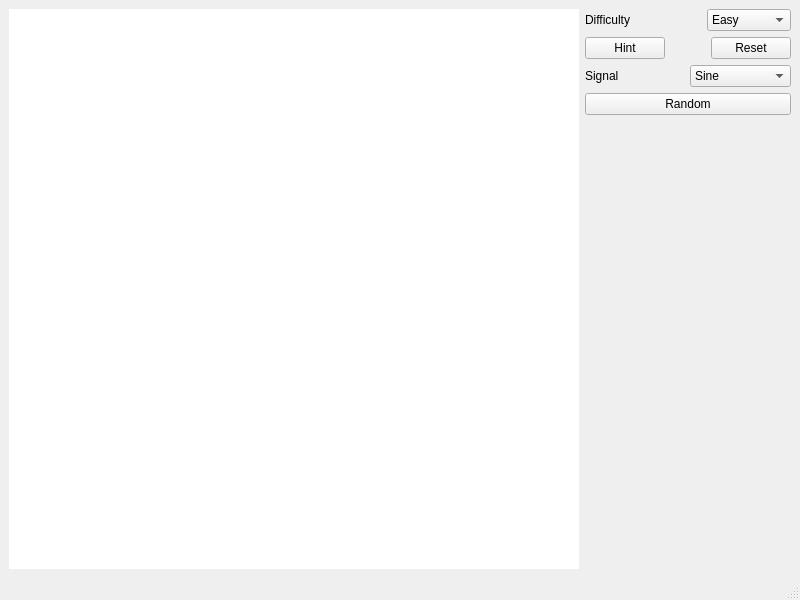
<?xml version="1.0" encoding="UTF-8"?>
<ui version="4.0">
 <class>MainWindow</class>
 <widget class="QMainWindow" name="MainWindow">
  <property name="geometry">
   <rect>
    <x>0</x>
    <y>0</y>
    <width>800</width>
    <height>600</height>
   </rect>
  </property>
  <property name="windowTitle">
   <string>MainWindow</string>
  </property>
  <widget class="QWidget" name="centralwidget">
   <layout class="QHBoxLayout" name="horizontalLayout_4">
    <item>
     <widget class="QCustomPlot" name="plot" native="true">
      <property name="sizePolicy">
       <sizepolicy hsizetype="Expanding" vsizetype="Preferred">
        <horstretch>0</horstretch>
        <verstretch>0</verstretch>
       </sizepolicy>
      </property>
      <property name="styleSheet">
       <string notr="true">background:rgb(255, 255, 255)</string>
      </property>
     </widget>
    </item>
    <item>
     <layout class="QVBoxLayout" name="verticalLayout_3">
      <item>
       <layout class="QHBoxLayout" name="horizontalLayout">
        <item>
         <widget class="QLabel" name="label">
          <property name="text">
           <string>Difficulty</string>
          </property>
         </widget>
        </item>
        <item>
         <spacer name="horizontalSpacer_2">
          <property name="orientation">
           <enum>Qt::Horizontal</enum>
          </property>
          <property name="sizeType">
           <enum>QSizePolicy::Minimum</enum>
          </property>
          <property name="sizeHint" stdset="0">
           <size>
            <width>40</width>
            <height>20</height>
           </size>
          </property>
         </spacer>
        </item>
        <item>
         <widget class="QComboBox" name="difficultySelector">
          <item>
           <property name="text">
            <string>Easy</string>
           </property>
          </item>
          <item>
           <property name="text">
            <string>Medium</string>
           </property>
          </item>
          <item>
           <property name="text">
            <string>Hard</string>
           </property>
          </item>
          <item>
           <property name="text">
            <string>Ludicrous</string>
           </property>
          </item>
         </widget>
        </item>
       </layout>
      </item>
      <item>
       <layout class="QGridLayout" name="sliderGrid"/>
      </item>
      <item>
       <layout class="QHBoxLayout" name="horizontalLayout_2">
        <item>
         <widget class="QPushButton" name="hintButton">
          <property name="text">
           <string>Hint</string>
          </property>
         </widget>
        </item>
        <item>
         <spacer name="horizontalSpacer">
          <property name="orientation">
           <enum>Qt::Horizontal</enum>
          </property>
          <property name="sizeType">
           <enum>QSizePolicy::Minimum</enum>
          </property>
          <property name="sizeHint" stdset="0">
           <size>
            <width>40</width>
            <height>20</height>
           </size>
          </property>
         </spacer>
        </item>
        <item>
         <widget class="QPushButton" name="resetButton">
          <property name="text">
           <string>Reset</string>
          </property>
         </widget>
        </item>
       </layout>
      </item>
      <item>
       <layout class="QHBoxLayout" name="horizontalLayout_3">
        <item>
         <widget class="QLabel" name="label_2">
          <property name="text">
           <string>Signal</string>
          </property>
         </widget>
        </item>
        <item>
         <spacer name="horizontalSpacer_3">
          <property name="orientation">
           <enum>Qt::Horizontal</enum>
          </property>
          <property name="sizeType">
           <enum>QSizePolicy::Minimum</enum>
          </property>
          <property name="sizeHint" stdset="0">
           <size>
            <width>40</width>
            <height>20</height>
           </size>
          </property>
         </spacer>
        </item>
        <item>
         <widget class="QComboBox" name="comboBox">
          <item>
           <property name="text">
            <string>Sine</string>
           </property>
          </item>
          <item>
           <property name="text">
            <string>Square</string>
           </property>
          </item>
          <item>
           <property name="text">
            <string>Triangle</string>
           </property>
          </item>
          <item>
           <property name="text">
            <string>Sawtooth (L)</string>
           </property>
          </item>
          <item>
           <property name="text">
            <string>Sawtooth (R)</string>
           </property>
          </item>
         </widget>
        </item>
       </layout>
      </item>
      <item>
       <widget class="QPushButton" name="newButton">
        <property name="text">
         <string>Random</string>
        </property>
       </widget>
      </item>
      <item>
       <spacer name="verticalSpacer">
        <property name="orientation">
         <enum>Qt::Vertical</enum>
        </property>
        <property name="sizeHint" stdset="0">
         <size>
          <width>20</width>
          <height>40</height>
         </size>
        </property>
       </spacer>
      </item>
     </layout>
    </item>
   </layout>
  </widget>
  <widget class="QMenuBar" name="menubar">
   <property name="geometry">
    <rect>
     <x>0</x>
     <y>0</y>
     <width>800</width>
     <height>24</height>
    </rect>
   </property>
  </widget>
  <widget class="QStatusBar" name="statusbar"/>
 </widget>
 <customwidgets>
  <customwidget>
   <class>QCustomPlot</class>
   <extends>QWidget</extends>
   <header>qcustomplot.h</header>
   <container>1</container>
  </customwidget>
 </customwidgets>
 <resources/>
 <connections/>
</ui>
